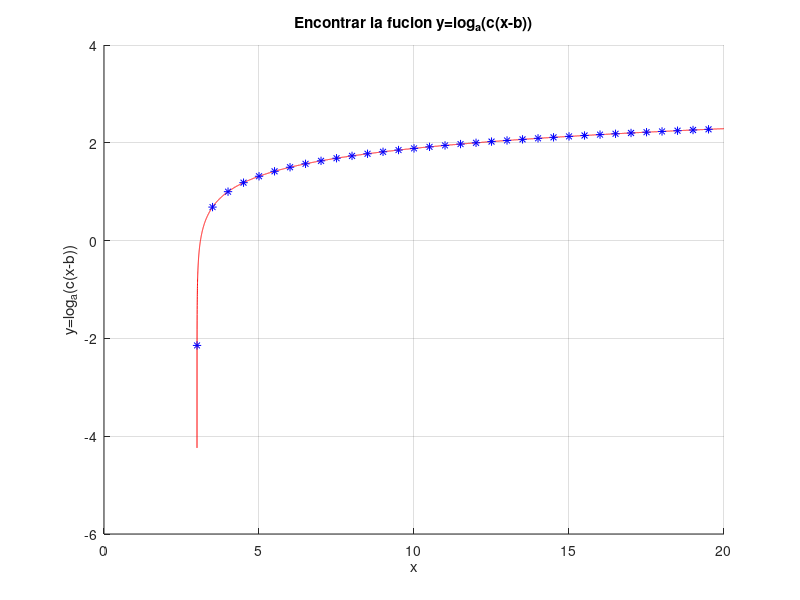
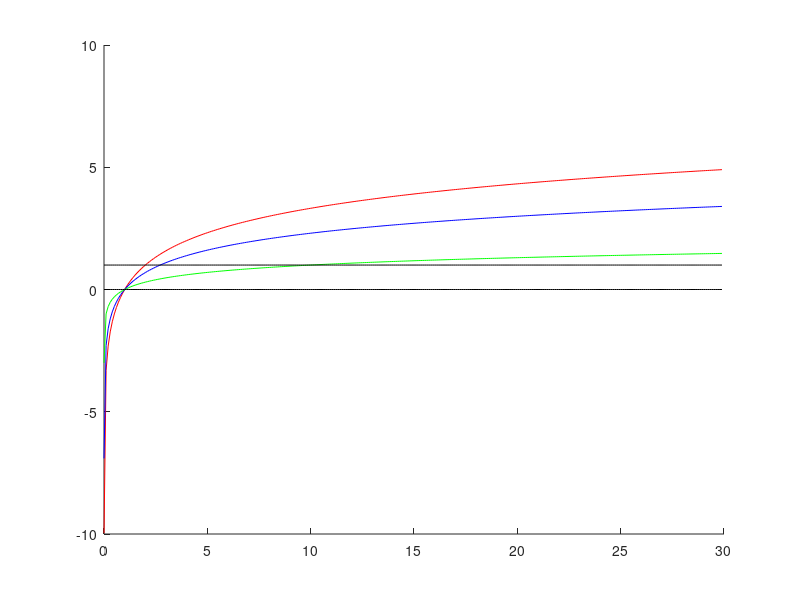

The MATLAB script that drew these images, in order: (Note: this script raises an error after producing the figures.)
figure()
x=3.00001:0.001:20;
a=3.001:0.5:20;
hold on
plot(x,log2(9*(x-3))/log2(9),'-r')
plot(a,log2(9*(a-3))/log2(9),'*b')
hold off
xlabel("x")
ylabel("y=log_a(c(x-b))")
title("Encontrar la fucion y=log_a(c(x-b))")
grid on

figure()
c=0.001:0.1:30
u=ones(size(c));
o=zeros(size(c))
hold on
plot(c,log2(c),'-r')
plot(c,log(c),'-b')
plot(c,log10(c),'-g')
plot(c,u,'-k')
plot(c,o,'-k')
annotation ("line", x,1)
chold off
xlabel("x")
ylabel("y")
grid on
title("log_2(x) en rojo, ln(x) en azul, y log(x) en verde")


figure()
b=0.01:0.1:1000
hold on
plot(b,log10(b),'-r')
plot(b,-log10(b),'-b')
hold off
xlabel("x")
ylabel("y")
grid on
title("log(x) en rojo, log_{1/10}(x) en azul")

clear all

